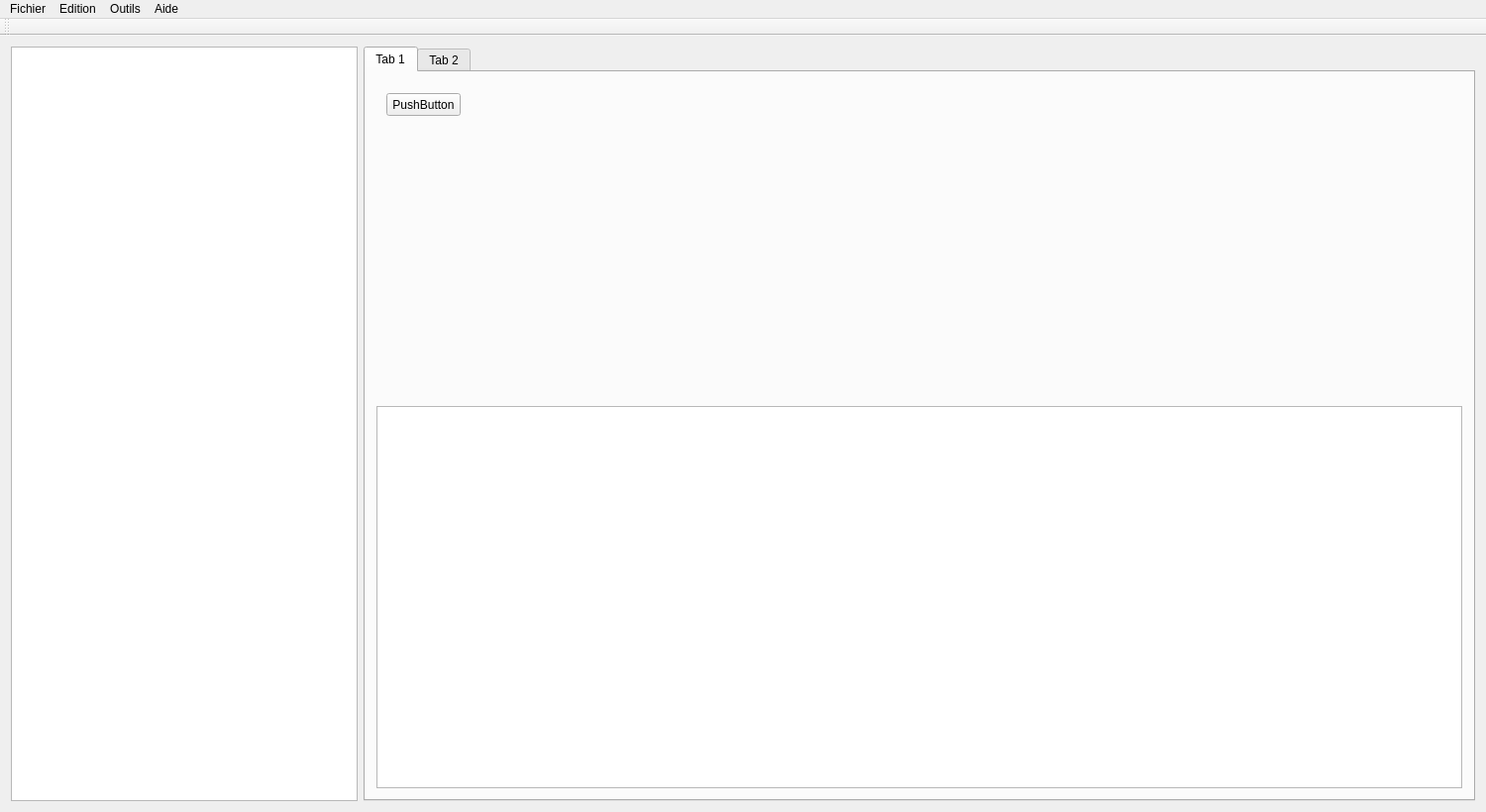
<?xml version="1.0" encoding="UTF-8"?>
<ui version="4.0">
 <class>MainWindow</class>
 <widget class="QMainWindow" name="MainWindow">
  <property name="geometry">
   <rect>
    <x>0</x>
    <y>0</y>
    <width>1500</width>
    <height>820</height>
   </rect>
  </property>
  <property name="minimumSize">
   <size>
    <width>1130</width>
    <height>673</height>
   </size>
  </property>
  <property name="windowTitle">
   <string>MainWindow</string>
  </property>
  <widget class="QWidget" name="centralWidget">
   <layout class="QHBoxLayout" name="horizontalLayout">
    <item>
     <widget class="QTreeView" name="treeView">
      <property name="maximumSize">
       <size>
        <width>350</width>
        <height>16777215</height>
       </size>
      </property>
     </widget>
    </item>
    <item>
     <widget class="QTabWidget" name="tabWidget">
      <property name="currentIndex">
       <number>0</number>
      </property>
      <widget class="QWidget" name="tab">
       <attribute name="title">
        <string>Tab 1</string>
       </attribute>
       <layout class="QVBoxLayout" name="verticalLayout_2">
        <item>
         <widget class="QWidget" name="widget" native="true">
          <property name="minimumSize">
           <size>
            <width>0</width>
            <height>320</height>
           </size>
          </property>
          <widget class="QPushButton" name="pushButton">
           <property name="geometry">
            <rect>
             <x>10</x>
             <y>10</y>
             <width>75</width>
             <height>23</height>
            </rect>
           </property>
           <property name="text">
            <string>PushButton</string>
           </property>
          </widget>
         </widget>
        </item>
        <item>
         <widget class="QTableWidget" name="tableWidget"/>
        </item>
       </layout>
      </widget>
      <widget class="QWidget" name="tab_2">
       <attribute name="title">
        <string>Tab 2</string>
       </attribute>
       <layout class="QVBoxLayout" name="verticalLayout_4">
        <item>
         <widget class="QWidget" name="widget_2" native="true">
          <property name="minimumSize">
           <size>
            <width>0</width>
            <height>320</height>
           </size>
          </property>
         </widget>
        </item>
        <item>
         <widget class="QTableView" name="tableView"/>
        </item>
       </layout>
      </widget>
     </widget>
    </item>
   </layout>
  </widget>
  <widget class="QMenuBar" name="menuBar">
   <property name="geometry">
    <rect>
     <x>0</x>
     <y>0</y>
     <width>1500</width>
     <height>21</height>
    </rect>
   </property>
   <widget class="QMenu" name="menuFichier">
    <property name="title">
     <string>Fichier</string>
    </property>
   </widget>
   <widget class="QMenu" name="menuEdition">
    <property name="title">
     <string>Edition</string>
    </property>
   </widget>
   <widget class="QMenu" name="menuOutils">
    <property name="title">
     <string>Outils</string>
    </property>
   </widget>
   <widget class="QMenu" name="menuAide">
    <property name="title">
     <string>Aide</string>
    </property>
   </widget>
   <addaction name="menuFichier"/>
   <addaction name="menuEdition"/>
   <addaction name="menuOutils"/>
   <addaction name="menuAide"/>
  </widget>
  <widget class="QToolBar" name="mainToolBar">
   <attribute name="toolBarArea">
    <enum>TopToolBarArea</enum>
   </attribute>
   <attribute name="toolBarBreak">
    <bool>false</bool>
   </attribute>
  </widget>
 </widget>
 <layoutdefault spacing="6" margin="11"/>
 <resources/>
 <connections/>
</ui>
